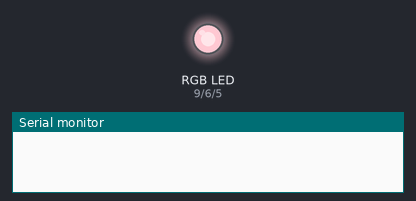
Bench run of a sketch on a simulated Arduino Uno, built with avr-gcc and run on an emulated ATmega328P. On the bench: an RGB LED mixed from three pins (HIGH = lit), the last lines printed to the serial monitor. Dim RGB values are drawn brighter than linear; random numbers use the default seed unless the sketch sets one.

Above: at 0.1 s.
At 4.6 s:
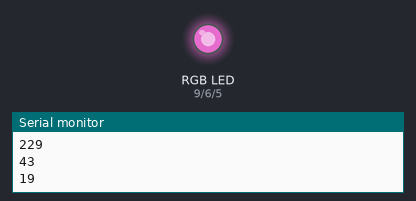
At 9.6 s:
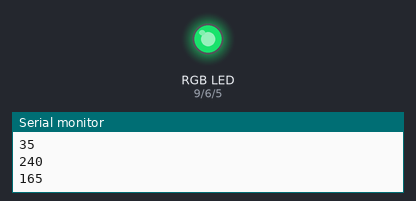
At 19.6 s:
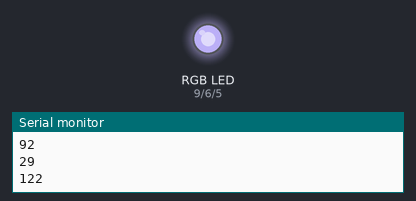
At 28.6 s:
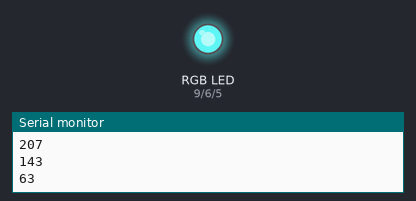
At 39.1 s:
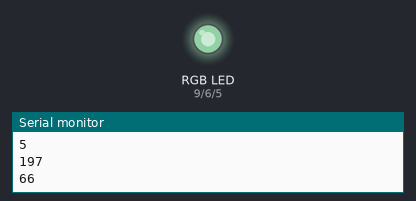
Timing chart, 0 to 40.0 s (numbered marks = the images above):
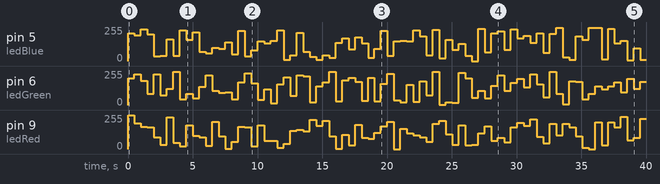

Measured:
- by itself, pin 5 (ledBlue): 0/255 → 209/255 at 0.00 s, → 193/255 0.50 s later, → 240/255 0.50 s later, → 202/255 0.50 s later, … (80 changes in this stretch)
- by itself, pin 6 (ledGreen): 0/255 → 199/255 at 0.00 s, → 231/255 0.50 s later, → 182/255 0.50 s later, → 83/255 0.50 s later, … (80 changes in this stretch)

The sketch:

Project_5_LED_Moodlight.ino
```cpp
int ledBlue = 5;
int ledGreen = 6;
int ledRed = 9;

int inputAnalog1 = 14;
int inputAnalog1Value = 0;
int inputAnalog2 = 15;
int inputAnalog2Value = 0;
int inputAnalog3 = 16;
int inputAnalog3Value = 0;

void setup() {
  pinMode(ledBlue, OUTPUT);
  pinMode(ledGreen, OUTPUT);
  pinMode(ledRed, OUTPUT);
  Serial.begin(9600);
  randomSeed(analogRead(0));
}

void loop() {

  /*
  // blink
  digitalWrite(ledBlue, HIGH);
  delay(500);
  digitalWrite(ledBlue, LOW);
  digitalWrite(ledGreen, HIGH);
  delay(500);
  digitalWrite(ledGreen, LOW);
  digitalWrite(ledRed, HIGH);
  delay(500);
  digitalWrite(ledRed, LOW);
  */

  /*
  // poti
  inputAnalog1Value = analogRead(inputAnalog1);
  inputAnalog2Value = analogRead(inputAnalog2);
  inputAnalog3Value = analogRead(inputAnalog3);
  analogWrite(ledBlue, inputAnalog1Value / 4);
  analogWrite(ledGreen, inputAnalog2Value / 4);
  analogWrite(ledRed, inputAnalog3Value / 4);
  */

  // random
  inputAnalog1Value = random(0,255);
  inputAnalog2Value = random(0,255);
  inputAnalog3Value = random(0,255);
  analogWrite(ledBlue, inputAnalog1Value);
  analogWrite(ledGreen, inputAnalog2Value);
  analogWrite(ledRed, inputAnalog3Value);
  delay(500);


  Serial.println("------------");
  Serial.println(inputAnalog1Value);
  Serial.println(inputAnalog2Value);
  Serial.println(inputAnalog3Value);

}
```
